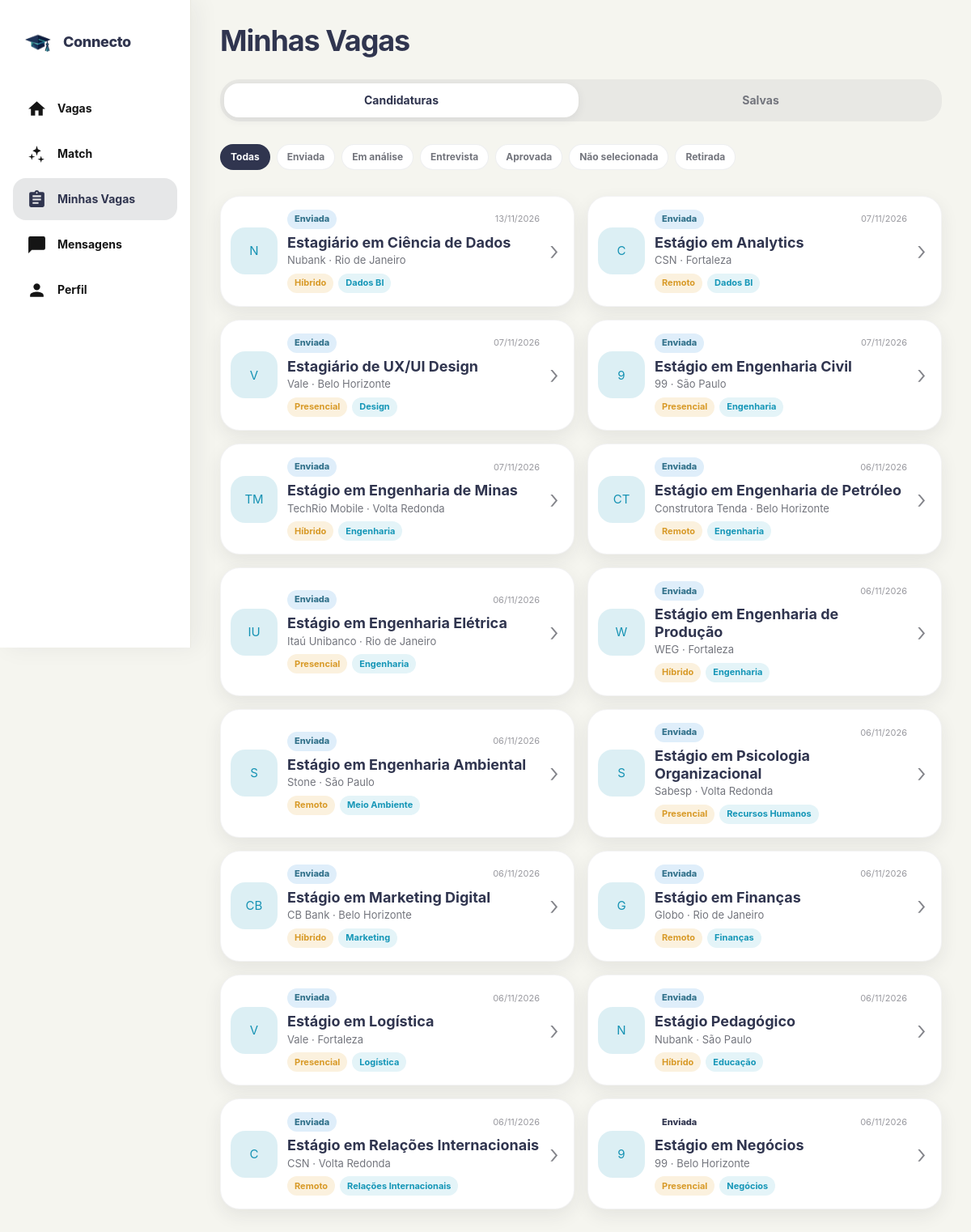
/candidaturas/ (signed in), run on the app's committed database.
### connectoapp/models.py (models this page shows, shortened)
class Candidatura(models.Model):
    STATUS_ENVIADA = "enviada"
    STATUS_ANALISE = "em_analise"
    STATUS_ENTREVISTA = "entrevista"
    STATUS_APROVADA = "aprovada"
    STATUS_NAO_SELECIONADA = "nao_selecionada"
    STATUS_RETIRADA = "retirada"
    STATUS_CHOICES = [
        (STATUS_ENVIADA, "Enviada"),
        (STATUS_ANALISE, "Em análise"),
        (STATUS_ENTREVISTA, "Entrevista"),
        (STATUS_APROVADA, "Aprovada"),
        (
            STATUS_NAO_SELECIONADA,
            "Não selecionada",
        ),
        (STATUS_RETIRADA, "Retirada"),
    ]
    ORIGENS = [
        ("home", "Home"),
        ("match", "Match"),
        ("detalhe", "Detalhe da vaga"),
    ]
    usuario = models.ForeignKey(
        settings.AUTH_USER_MODEL,
        on_delete=models.CASCADE,
        related_name="candidaturas_connecto",
    )
    oportunidade = models.ForeignKey(
        Oportunidade,
        on_delete=models.CASCADE,
        related_name="candidaturas",
    )
    data_candidatura = models.DateTimeField(
        auto_now_add=True
    )
    status = models.CharField(
        max_length=30,
        choices=STATUS_CHOICES,
        default=STATUS_ENVIADA,
    )
    status_atualizado_em = models.DateTimeField(
        auto_now=True
    )
    origem = models.CharField(
        max_length=20,
        choices=ORIGENS,
        default="home",
    )
    class Meta:
        constraints = [
            models.UniqueConstraint(
                fields=[
                    "usuario",
                    "oportunidade",
                ],
                name="candidatura_usuario_oportunidade_unica",
            )
        ]
        ordering = [
            "-data_candidatura"
        ]

class Oportunidade(models.Model):
    MODALIDADES = [
        ("Presencial", "Presencial"),
        ("Híbrido", "Híbrido"),
        ("Remoto", "Remoto"),
    ]
    titulo = models.CharField(max_length=120)
    descricao = models.TextField()
    instituicao = models.CharField(max_length=100, blank=True)
    prazo = models.DateField(null=True, blank=True)
    empresa = models.ForeignKey(
        Empresa,
        on_delete=models.CASCADE,
        related_name="oportunidades",
    )
    cidade = models.CharField(max_length=100, blank=True)
    local = models.CharField(max_length=150, blank=True)
    modalidade = models.CharField(
        max_length=20,
        choices=MODALIDADES,
        default="Presencial",
    )
    area = models.CharField(max_length=100, blank=True)
    bolsa = models.DecimalField(max_digits=10, decimal_places=2, null=True, blank=True)
    requisitos = models.TextField(blank=True, help_text="Um requisito por linha")
    ativa = models.BooleanField(default=True)
    publicada_em = models.DateTimeField(auto_now_add=True)
    class Meta:
        ordering = ["-publicada_em", "-id"]

class Empresa(models.Model):
    usuario = models.OneToOneField(
        settings.AUTH_USER_MODEL,
        on_delete=models.CASCADE,
        related_name="empresa",
        null=True,
        blank=True
    )
    nome = models.CharField(max_length=100)
    email = models.EmailField()
    descricao = models.TextField(blank=True)
    @property
    def iniciais(self):
        partes = [parte for parte in self.nome.split() if parte]
        return "".join(parte[0] for parte in partes[:2]).upper() or "EM"

### connectoapp/views.py (the view)
# urls.py: path("candidaturas/", views.candidaturas, name="candidaturas"),
@login_required
def candidaturas(request):
    status_selecionado = request.GET.get(
        "status",
        "",
    ).strip()
    candidaturas_usuario = (
        Candidatura.objects
        .filter(
            usuario=request.user
        )
        .select_related(
            "oportunidade__empresa"
        )
    )
    status_validos = {
        valor
        for valor, _ in Candidatura.STATUS_CHOICES
    }
    if status_selecionado in status_validos:
        candidaturas_usuario = (
            candidaturas_usuario.filter(
                status=status_selecionado
            )
        )
    contexto = {
        "candidaturas":
            candidaturas_usuario,
        "status_selecionado":
            status_selecionado,
        "status_opcoes":
            Candidatura.STATUS_CHOICES,
    }
    return render(
        request,
        "candidaturas.html",
        contexto,
    )

### template/candidaturas.html (shortened to what this page needs)
{% load static %}
{% load i18n %}
<!DOCTYPE html>
<html lang="pt-BR">
<head>
  <link rel="stylesheet" href="{% static 'connecto_ui.css' %}">
  <link rel="stylesheet" href="{% static 'candidaturas.css' %}">
  {% include 'includes/tema_head.html' %}
</head>
<body class="connecto-page applications-page">
  <main class="standard-shell applications-shell">
    <header class="applications-header">
      <h2>{% trans "Minhas Vagas" %}</h2>
    </header>
    <nav class="applications-tabs" aria-label="{% trans 'Minhas vagas' %}">
      <a href="{% url 'candidaturas' %}" class="applications-tab active">{% trans "Candidaturas" %}</a>
      <a href="{% url 'favoritas' %}" class="applications-tab">{% trans "Salvas" %}</a>
    </nav>
    <div class="applications-status-filters">
      <a
          href="{% url 'candidaturas' %}"
          class="
              status-filter
              {% if not status_selecionado %}active{% endif %}
          "
      >
          {% trans "Todas" %}
      </a>
      {% for valor, nome in status_opcoes %}
          <a
              href="{% url 'candidaturas' %}?status={{ valor }}"
              class="
                  status-filter
              "
          >
              {% trans nome %}
          </a>
      {% endfor %}
    </div>
    {% if candidaturas %}
      <section class="applications-list" aria-label="{% trans 'Candidaturas realizadas' %}">
        {% for candidatura in candidaturas %}
          <a href="{% url 'detalhe_candidatura' candidatura.id %}" class="application-card">
            <div class="application-company-icon" aria-hidden="true">
              {{ candidatura.oportunidade.empresa.iniciais }}
            </div>
            <div class="application-content">
              <div class="application-status-row">
                <span
                    class="
                        application-status
                        application-status--{{ candidatura.status }}
                    "
                >
                    {% trans candidatura.get_status_display %}
                </span>
                <time
                    datetime="
                        {{ candidatura.status_atualizado_em|date:'Y-m-d' }}
                    "
                >
                    {{ candidatura.status_atualizado_em|date:"d/m/Y" }}
                </time>
            </div>
              <h2>{{ candidatura.oportunidade.titulo }}</h2>
              <p class="application-company">
                {{ candidatura.oportunidade.empresa.nome }}
                {% if candidatura.oportunidade.cidade %} · {{ candidatura.oportunidade.cidade }}{% endif %}
              </p>
              <div class="application-tags">
                {% if candidatura.oportunidade.modalidade %}
                  <span class="application-tag application-tag--mode">{% trans candidatura.oportunidade.modalidade %}</span>
                {% endif %}
                {% if candidatura.oportunidade.area %}
                  <span class="application-tag application-tag--area">{% trans candidatura.oportunidade.area %}</span>
                {% endif %}
              </div>
            </div>
            <span class="application-chevron" aria-hidden="true">›</span>
          </a>
        {% endfor %}
      </section>
    {% endif %}
  </main>
  {% include 'includes/bottom_nav.html' with pagina_ativa='candidaturas' %}
</body>
</html>

### static/connecto_ui.css (style rules this page uses)
:root { --connecto-bg: #f5f5ef; --connecto-surface: #ffffff; --connecto-navy: #30354f; --connecto-text: #262a3e; --connecto-muted: #73757d; --connecto-line: #e8e7df; --connecto-cyan: #1596b7; --connecto-cyan-soft: #e4f4f8; --connecto-green: #3fa36b; --connecto-green-soft: #e7f3eb; --connecto-red: #d76264; --connecto-red-soft: #f9e8e7; --connecto-amber: #d89a28; --connecto-amber-soft: #fbf1de; --connecto-nav-active: #e6e7e8; --connecto-shadow: 0 8px 22px rgba(37, 40, 51, .08); --connecto-nav-height: 72px; --connecto-nav-gap: 10px; --connecto-mobile-width: 460px; --connecto-text-xs: 11px; --connecto-text-sm: clamp(11px, 1vw, 12px); --connecto-text-meta: clamp(12px, 1.1vw, 13px); --connecto-text-md: clamp(13px, 1.2vw, 14px); --connecto-text-base: clamp(14px, 1.3vw, 15px); --connecto-text-lg: clamp(15px, 1.4vw, 16px); --connecto-text-xl: clamp(17px, 1.6vw, 18px); --connecto-text-2xl: clamp(19px, 2vw, 22px); --connecto-text-3xl: clamp(22px, 2.6vw, 26px); --connecto-text-page: clamp(28px, 4vw, 36px); --connecto-line-tight: 1.15; --connecto-line-title: 1.2; --connecto-line-body: 1.45; --connecto-space-xs: 4px; --connecto-space-sm: 8px; --connecto-space-md: 12px; --connecto-space-base: 16px; --connecto-space-lg: 20px; --connecto-space-xl: 24px; --connecto-space-2xl: 32px; --connecto-page-gutter: clamp(12px, 3vw, 24px); --connecto-section-gap: clamp(16px, 3vw, 28px); --connecto-card-gap: clamp(10px, 2vw, 16px); --connecto-card-padding: clamp(14px, 2.5vw, 22px); --connecto-radius-sm: 12px; --connecto-radius-md: 16px; --connecto-radius-lg: 18px; --connecto-radius-xl: 24px; --connecto-radius-pill: 999px; }
* { box-sizing: border-box; }
html { min-height: 100%; background: var(--connecto-bg); }
body.connecto-page { min-height: 100dvh; margin: 0; overflow-x: hidden; background: var(--connecto-bg); color: var( --tema-ink, var(--connecto-navy) ); font-family: -apple-system, BlinkMacSystemFont, "Segoe UI", Roboto, Helvetica, Arial, sans-serif; font-size: var(--connecto-text-base); line-height: var(--connecto-line-body); -webkit-font-smoothing: antialiased; text-rendering: optimizeLegibility; padding-bottom: calc( var(--connecto-nav-height) + 28px + env(safe-area-inset-bottom) ); }
button, input, textarea, select, a { font: inherit; }
button, a { -webkit-tap-highlight-color: transparent; }
.app-shell, .standard-shell { width: min( 100%, var(--connecto-mobile-width) ); margin: 0 auto; }
@media (min-width: 700px) { :root { --connecto-nav-gap: 16px; } }
:root { --connecto-rail-width: 84px; --connecto-sidebar-width: 236px; --connecto-side-nav-width: 0px; --connecto-tablet-width: 900px; --connecto-desktop-width: 1180px; --connecto-desktop-gutter: clamp(24px, 3vw, 40px); }
@media (min-width: 700px) { :root { --connecto-side-nav-width: var(--connecto-rail-width); } }
@media (min-width: 700px) { body.connecto-page { padding-left: var(--connecto-rail-width); padding-bottom: 0; } }
@media (min-width: 700px) { .app-shell, .standard-shell { width: min(100%, var(--connecto-tablet-width)); margin: 0 auto; } }
@media (min-width: 1024px) { :root { --connecto-side-nav-width: var(--connecto-sidebar-width); } }
@media (min-width: 1024px) { body.connecto-page { padding-left: var(--connecto-sidebar-width); } }
@media (min-width: 1024px) { .app-shell, .standard-shell { width: min(100%, var(--connecto-desktop-width)); } }

### static/tema.css (style rules this page uses)
html[data-theme="light"] { color-scheme: light; }

### data on the page
Candidatura: oportunidade.empresa.iniciais "N", status_atualizado_em "13/11/2026", oportunidade.titulo "Estagiário em Ciência de Dados", oportunidade.empresa.nome "Nubank", oportunidade.cidade "Rio de Janeiro"
Candidatura: oportunidade.empresa.iniciais "C", status_atualizado_em "07/11/2026", oportunidade.titulo "Estágio em Analytics", oportunidade.empresa.nome "CSN", oportunidade.cidade "Fortaleza"
Candidatura: oportunidade.empresa.iniciais "V", status_atualizado_em "07/11/2026", oportunidade.titulo "Estagiário de UX/UI Design", oportunidade.empresa.nome "Vale", oportunidade.cidade "Belo Horizonte"
Candidatura: oportunidade.empresa.iniciais "9", status_atualizado_em "07/11/2026", oportunidade.titulo "Estágio em Engenharia Civil", oportunidade.empresa.nome "99", oportunidade.cidade "São Paulo"
Candidatura: oportunidade.empresa.iniciais "TM", status_atualizado_em "07/11/2026", oportunidade.titulo "Estágio em Engenharia de Minas", oportunidade.empresa.nome "TechRio Mobile", oportunidade.cidade "Volta Redonda"
Candidatura: oportunidade.empresa.iniciais "CT", status_atualizado_em "06/11/2026", oportunidade.titulo "Estágio em Engenharia de Petróleo", oportunidade.empresa.nome "Construtora Tenda", oportunidade.cidade "Belo Horizonte"
Candidatura: oportunidade.empresa.iniciais "IU", status_atualizado_em "06/11/2026", oportunidade.titulo "Estágio em Engenharia Elétrica", oportunidade.empresa.nome "Itaú Unibanco", oportunidade.cidade "Rio de Janeiro"
Candidatura: oportunidade.empresa.iniciais "W", status_atualizado_em "06/11/2026", oportunidade.titulo "Estágio em Engenharia de Produção", oportunidade.empresa.nome "WEG", oportunidade.cidade "Fortaleza"
Candidatura: oportunidade.empresa.iniciais "S", status_atualizado_em "06/11/2026", oportunidade.titulo "Estágio em Engenharia Ambiental", oportunidade.empresa.nome "Stone", oportunidade.cidade "São Paulo"
Candidatura: oportunidade.empresa.iniciais "S", status_atualizado_em "06/11/2026", oportunidade.titulo "Estágio em Psicologia Organizacional", oportunidade.empresa.nome "Sabesp", oportunidade.cidade "Volta Redonda"
Candidatura: oportunidade.empresa.iniciais "CB", status_atualizado_em "06/11/2026", oportunidade.titulo "Estágio em Marketing Digital", oportunidade.empresa.nome "CB Bank", oportunidade.cidade "Belo Horizonte"
Candidatura: oportunidade.empresa.iniciais "G", status_atualizado_em "06/11/2026", oportunidade.titulo "Estágio em Finanças", oportunidade.empresa.nome "Globo", oportunidade.cidade "Rio de Janeiro"
Candidatura: oportunidade.empresa.iniciais "V", status_atualizado_em "06/11/2026", oportunidade.titulo "Estágio em Logística", oportunidade.empresa.nome "Vale", oportunidade.cidade "Fortaleza"
Candidatura: oportunidade.empresa.iniciais "N", status_atualizado_em "06/11/2026", oportunidade.titulo "Estágio Pedagógico", oportunidade.empresa.nome "Nubank", oportunidade.cidade "São Paulo"
Candidatura: oportunidade.empresa.iniciais "C", status_atualizado_em "06/11/2026", oportunidade.titulo "Estágio em Relações Internacionais", oportunidade.empresa.nome "CSN", oportunidade.cidade "Volta Redonda"
Candidatura: oportunidade.empresa.iniciais "9", status_atualizado_em "06/11/2026", oportunidade.titulo "Estágio em Negócios", oportunidade.empresa.nome "99", oportunidade.cidade "Belo Horizonte"
